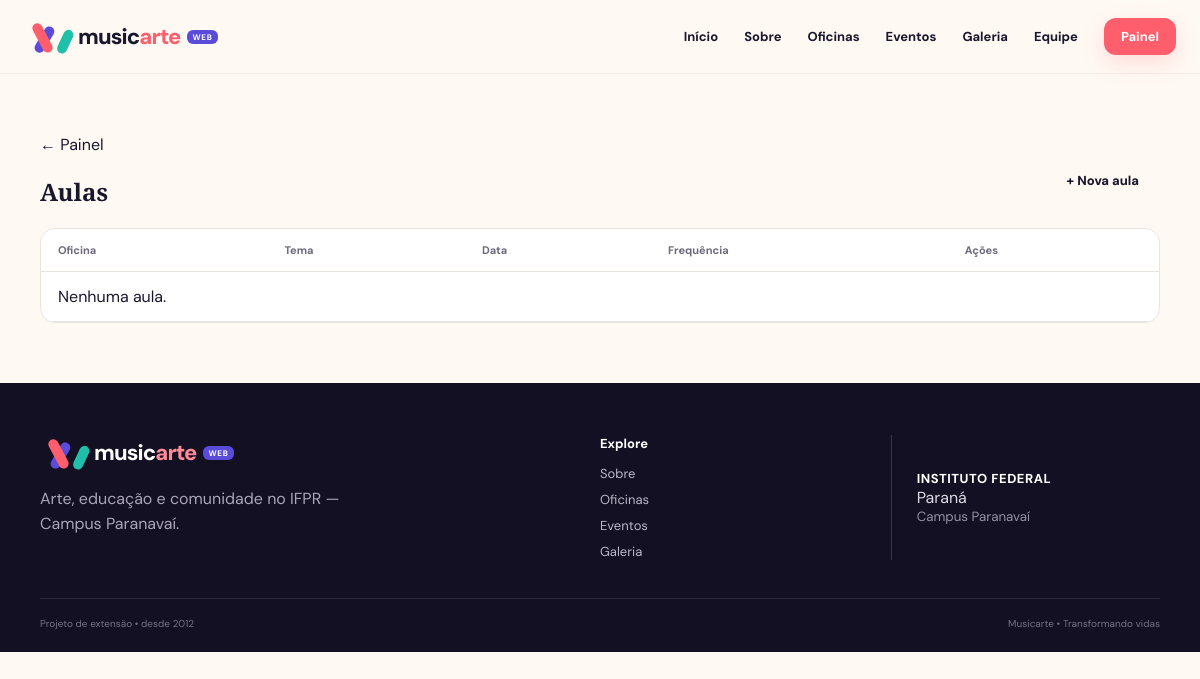
Page /painel/aulas/ (signed in) on the earlier database version.
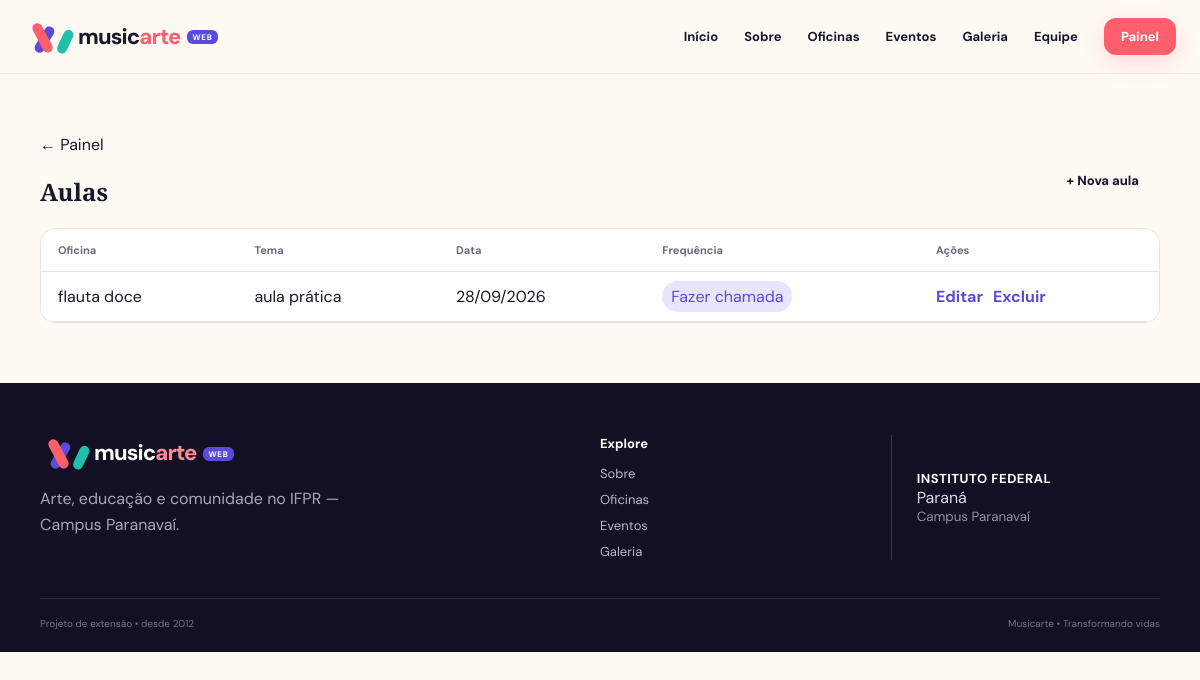
Same page on the later database version.
### core/models.py (models this page shows, shortened)
class Aula(models.Model):
    curso=models.ForeignKey(Curso,on_delete=models.CASCADE,related_name='aulas')
    tema=models.CharField(max_length=180)
    data=models.DateField()
    observacoes=models.TextField(blank=True)
    class Meta: ordering=['-data']

class Curso(models.Model):
    nome=models.CharField(max_length=120)
    descricao=models.TextField()
    carga_horaria=models.PositiveIntegerField(default=20, help_text='Em horas')
    instrutor=models.ForeignKey(Instrutor,on_delete=models.SET_NULL,null=True,blank=True,related_name='cursos')
    horario=models.CharField(max_length=120, blank=True)
    local=models.CharField(max_length=150, blank=True, default='IFPR - Campus Paranavaí')
    vagas=models.PositiveIntegerField(default=20)
    imagem=models.ImageField(upload_to='cursos/', blank=True, null=True)
    ativo=models.BooleanField(default=True)
    def __str__(self): return self.nome
    class Meta: ordering=['nome']

### core/views.py (the view)
class AulaList(SearchList):
    model = Aula
    template_name = "core/aula_list.html"

### core/views.py (called while the page is built)
    def get_queryset(self):
        qs = super().get_queryset()
        q = self.request.GET.get("q", "").strip()
        if q and self.search_fields:
            query = Q()
            for field in self.search_fields:
                query |= Q(**{f"{field}__icontains": q})
            qs = qs.filter(query)
        return qs

### core/templates/core/aula_list.html
{% extends 'core/base.html' %}{% block content %}<section class="dashboard"><div class="list-head"><div><a class="back" href="{% url 'painel' %}">← Painel</a><h1>Aulas</h1></div><a class="btn primary" href="{% url 'aula_novo' %}">+ Nova aula</a></div><div class="table-wrap"><table><thead><tr><th>Oficina</th><th>Tema</th><th>Data</th><th>Frequência</th><th>Ações</th></tr></thead><tbody>{% for obj in object_list %}<tr><td>{{ obj.curso }}</td><td>{{ obj.tema }}</td><td>{{ obj.data|date:'d/m/Y' }}</td><td><a class="tag" href="{% url 'chamada' obj.pk %}">Fazer chamada</a></td><td class="actions"><a href="{% url 'aula_editar' obj.pk %}">Editar</a><a class="danger" href="{% url 'aula_excluir' obj.pk %}">Excluir</a></td></tr>{% empty %}<tr><td colspan="5">Nenhuma aula.</td></tr>{% endfor %}</tbody></table></div>{% include 'core/pagination.html' %}</section>{% endblock %}

Differences in the rows shown:
added Aula: curso "flauta doce", tema "aula prática", data "28/09/2026"
Other differences:
text no longer shown: "Nenhuma aula."
